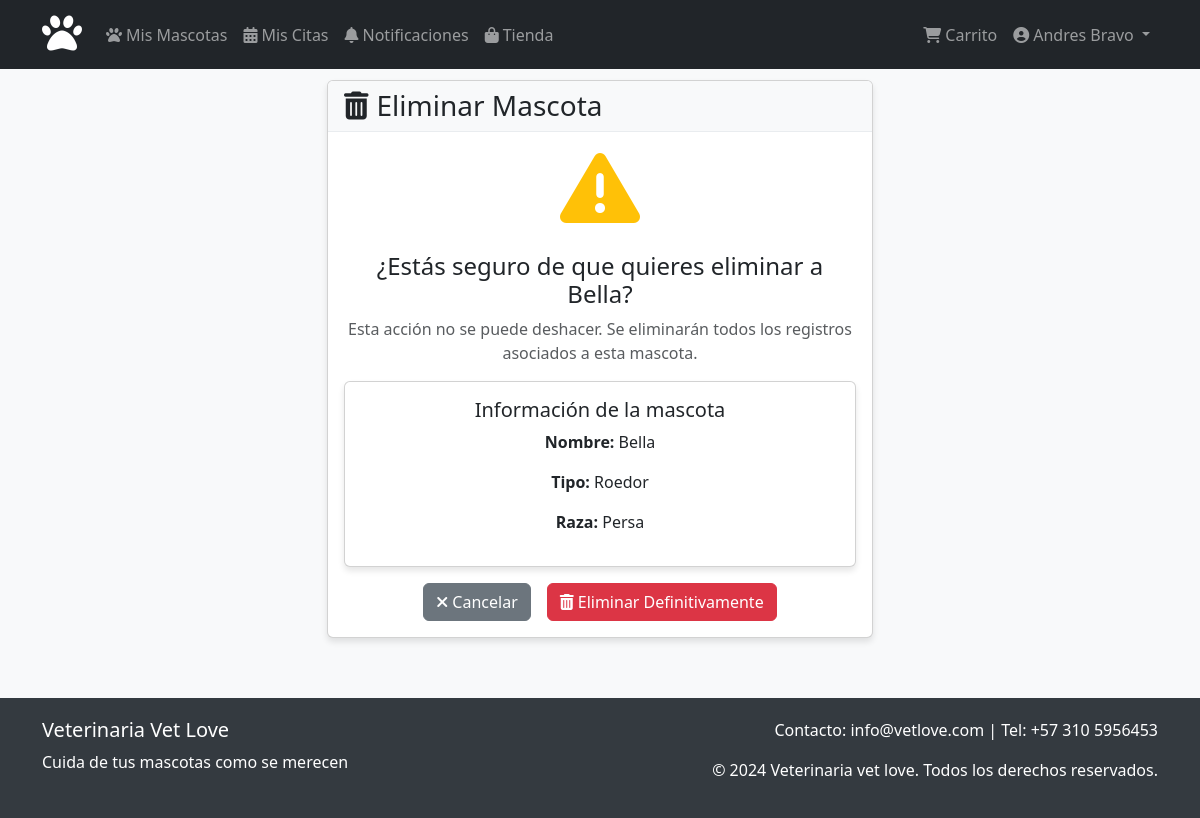
Page /mascotas/6/eliminar/ (signed in) on the committed database.
### mascotas/models.py (models this page shows, shortened)
class Mascota(models.Model):
    TIPO_CHOICES = [
        ('perro', 'Perro'),
        ('gato', 'Gato'),
        ('ave', 'Ave'),
        ('roedor', 'Roedor'),
        ('reptil', 'Reptil'),
        ('otro', 'Otro'),
    ]
    SEXO_CHOICES = [
        ('macho', 'Macho'),
        ('hembra', 'Hembra'),
    ]
    ESTERILIZADO_CHOICES = [
        ('si', 'Sí'),
        ('no', 'No'),
        ('desconocido', 'Desconocido'),
    ]
    ESTADO_VACUNACION_CHOICES = [
        ('completo', 'Vacunación Completa y Actualizada'),
        ('parcial', 'Algunas Vacunas Pendientes'),
        ('desconocido', 'Desconocido/No hay Registros'),
        ('ninguna', 'Sin Vacunación'),
    ]
    DESPARASITACION_CHOICES = [
        ('actualizado', 'Desparasitación Actualizada'),
        ('pendiente', 'Desparasitación Pendiente'),
        ('desconocido', 'Estado Desconocido'),
    ]
    COMPORTAMIENTO_CONSULTA_CHOICES = [
        ('tranquilo', 'Tranquilo y Cooperativo'),
        ('nervioso', 'Nervioso pero Manejable'),
        ('asustadizo', 'Muy Asustadizo/Difícil de Examinar'),
        ('agresivo', 'Puede ser Agresivo/Morder'),
        ('solo_dueno', 'Solo Permite Manejo del Dueño'),
        ('requiere_sedacion', 'Requiere Sedación para Procedimientos'),
    ]
    nombre = models.CharField(max_length=100, verbose_name="Nombre")
    tipo = models.CharField(max_length=10, choices=TIPO_CHOICES, verbose_name="Especie")
    raza = models.CharField(max_length=100, verbose_name="Raza")
    sexo = models.CharField(max_length=10, choices=SEXO_CHOICES, verbose_name="Sexo")
    fecha_nacimiento = models.DateField(null=True, blank=True, verbose_name="Fecha de nacimiento")
    cliente = models.ForeignKey(Cliente, on_delete=models.CASCADE, related_name='mascotas', verbose_name="Cliente")
    microchip = models.CharField(max_length=15, blank=True, verbose_name="Microchip")
    foto = models.ImageField(upload_to='mascotas/', null=True, blank=True, verbose_name="Foto")
    alergias_conocidas = models.TextField(blank=True, verbose_name="Alergias conocidas")
    alergias_tipo = models.CharField(max_length=200, blank=True, verbose_name="Tipos de alergias")
    enfermedades_cronicas = models.TextField(blank=True, verbose_name="Enfermedades crónicas")
    enfermedades_tipo = models.CharField(max_length=200, blank=True, verbose_name="Tipos de enfermedades")
    esterilizado = models.CharField(max_length=15, choices=ESTERILIZADO_CHOICES, default='desconocido', verbose_name="Esterilizado")
    fecha_esterilizacion = models.DateField(null=True, blank=True, verbose_name="Fecha de esterilización")
    peso_actual = models.DecimalField(
        max_digits=5, decimal_places=2, null=True, blank=True,
        verbose_name="Peso actual (kg)"
    )
    medicacion_actual = models.TextField(blank=True, verbose_name="Medicación actual")
    comportamiento_consulta = models.CharField(
        max_length=20, choices=COMPORTAMIENTO_CONSULTA_CHOICES,
        default='tranquilo', verbose_name="Comportamiento en consulta"
    )
    veterinario_habitual = models.CharField(max_length=200, blank=True, verbose_name="Veterinario habitual")
    telefono_emergencia = models.CharField(max_length=20, blank=True, verbose_name="Teléfono emergencia")
    estado_vacunacion = models.CharField(
        max_length=20, choices=ESTADO_VACUNACION_CHOICES,
        default='desconocido', verbose_name="Estado de vacunación"
    )
    fecha_ultima_vacuna = models.DateField(null=True, blank=True, verbose_name="Fecha última vacuna")
    desparasitacion = models.CharField(
        max_length=20, choices=DESPARASITACION_CHOICES,
        default='desconocido', verbose_name="Estado de desparasitación"
    )
    fecha_ultima_desparasitacion = models.DateField(null=True, blank=True, verbose_name="Fecha última desparasitación")
    cirugias_previas = models.CharField(max_length=200, blank=True, verbose_name="Cirugías previas")
    fecha_ultima_cirugia = models.DateField(null=True, blank=True, verbose_name="Fecha última cirugía")
    tipo_alimentacion = models.CharField(max_length=20, blank=True, verbose_name="Tipo de alimentación")
    frecuencia_alimentacion = models.CharField(max_length=100, blank=True, verbose_name="Frecuencia de alimentación")
    comportamiento = models.CharField(max_length=200, blank=True, verbose_name="Comportamiento")
    permite_manejo = models.CharField(max_length=50, blank=True, verbose_name="Permitividad al manejo")
    cartilla_vacunacion = models.CharField(max_length=20, blank=True, verbose_name="Estado de vacunación")
    observaciones_comportamiento = models.TextField(blank=True, verbose_name="Observaciones de comportamiento")
    caracteristicas = models.TextField(blank=True, verbose_name="Señas particulares")
    color = models.CharField(max_length=50, blank=True, verbose_name="Color principal")
    fecha_registro = models.DateTimeField(auto_now_add=True, verbose_name="Fecha de registro")
    class Meta:
        verbose_name = "Mascota"
        verbose_name_plural = "Mascotas"
        ordering = ['nombre']

### mascotas/views.py (the view)
# urls.py: path('<int:mascota_id>/eliminar/', login_required(views.eliminar_mascota), name='eliminar_mascota'),
def eliminar_mascota(request, mascota_id):
    mascota = get_object_or_404(Mascota, id=mascota_id)
    es_admin = request.user.is_staff or request.user.is_superuser
    if not es_admin:
        if not hasattr(request.user, 'cliente') or mascota.cliente != request.user.cliente:
            return HttpResponseForbidden("No tienes permiso para eliminar esta mascota")
    if request.method == 'POST':
        nombre = mascota.nombre
        mascota.delete()
        messages.success(request, f'{nombre} ha sido eliminado(a) del sistema veterinario.')
        return redirect('mascotas:lista_mascotas')
    return render(request, 'mascotas/eliminar_mascota.html', {'mascota': mascota})

### mascotas/templates/mascotas/eliminar_mascota.html (shortened to what this page needs)
{% extends 'base.html' %}
{% block content %}
<div class="row justify-content-center">
    <div class="col-md-6">
        <div class="card">
            <div class="card-header">
                <h3 class="card-title mb-0">
                    <i class="fas fa-trash-alt me-2"></i>Eliminar Mascota
                </h3>
            </div>
            <div class="card-body text-center">
                <div class="mb-4">
                    <i class="fas fa-exclamation-triangle fa-5x text-warning"></i>
                </div>
                <h4>¿Estás seguro de que quieres eliminar a {{ mascota.nombre }}?</h4>
                <p class="text-muted">Esta acción no se puede deshacer. Se eliminarán todos los registros asociados a esta mascota.</p>
                <div class="card mb-3">
                    <div class="card-body">
                        <h5>Información de la mascota</h5>
                        <p><strong>Nombre:</strong> {{ mascota.nombre }}</p>
                        <p><strong>Tipo:</strong> {{ mascota.get_tipo_display }}</p>
                        <p><strong>Raza:</strong> {{ mascota.raza|default:"No especificada" }}</p>
                    </div>
                </div>
                <form method="post">
                    <div class="d-grid gap-2 d-md-flex justify-content-md-center">
                        <a href="{% url 'mascotas:detalle_mascota' mascota.id %}" class="btn btn-secondary me-md-2">
                            <i class="fas fa-times me-1"></i>Cancelar
                        </a>
                        <button type="submit" class="btn btn-danger">
                            <i class="fas fa-trash-alt me-1"></i>Eliminar Definitivamente
                        </button>
                    </div>
                </form>
            </div>
        </div>
    </div>
</div>
{% endblock %}

### templates/base.html (shortened to what this page needs)
{% load static %}
<!DOCTYPE html>
<html lang="es">
<head>
    <link href="https://cdn.jsdelivr.net/npm/bootstrap@5.3.0/dist/css/bootstrap.min.css" rel="stylesheet">
    <link rel="stylesheet" href="https://cdnjs.cloudflare.com/ajax/libs/font-awesome/6.4.0/css/all.min.css">
    <link rel="stylesheet" href="{% static 'css/base.css' %}">
</head>
<body>
    <nav class="navbar navbar-expand-lg navbar-dark {% if user.is_staff %}admin-nav{% else %}bg-dark{% endif %} fixed-top">
        <div class="container">
           <a class="navbar-brand" href="{% url 'home' %}">
                <i class="fas fa-paw fa-2x"></i>
           </a>
            <div class="collapse navbar-collapse" id="navbarNav">
                <ul class="navbar-nav me-auto">
                    {% if user.is_staff %}
                    <li class="nav-item">
                        <a class="nav-link" href="{% url 'admin:clientes_cliente_changelist' %}">
                            <i class="fas fa-users me-1"></i>Clientes
                        </a>
                    </li>
                    <li class="nav-item">
                        <a class="nav-link" href="{% url 'admin:mascotas_mascota_changelist' %}">
                            <i class="fas fa-paw me-1"></i>Mascotas
                        </a>
                    </li>
                    <li class="nav-item">
                        <a class="nav-link" href="{% url 'admin:citas_cita_changelist' %}">
                            <i class="fas fa-calendar-alt me-1"></i>Citas
                        </a>
                    </li>
                    <li class="nav-item">
                        <a class="nav-link" href="{% url 'admin:tienda_producto_changelist' %}">
                            <i class="fas fa-shopping-bag me-1"></i>Tienda
                        </a>
                    </li>
                    {% else %}
                    <li class="nav-item">
                        <a class="nav-link" href="{% url 'mascotas:lista_mascotas' %}">
                            <i class="fas fa-paw me-1"></i>Mis Mascotas
                        </a>
                    </li>
                    <li class="nav-item">
                        <a class="nav-link" href="{% url 'citas:mis_citas' %}">
                            <i class="fas fa-calendar-alt me-1"></i>Mis Citas
                        </a>
                    </li>
                    <li class="nav-item">
                        <a class="nav-link position-relative" href="{% url 'notificaciones:lista' %}">
                            <i class="fas fa-bell me-1"></i>Notificaciones
                        </a>
                    </li>
                    <li class="nav-item">
                        <a class="nav-link" href="{% url 'tienda:lista_productos' %}">
                            <i class="fas fa-shopping-bag me-1"></i>Tienda
                        </a>
                    </li>
                    {% endif %}
                </ul>
                <ul class="navbar-nav">
                    {% if user.is_authenticated %}
                    {% if not user.is_staff %}
                    <li class="nav-item">
                        <a class="nav-link position-relative" href="{% url 'tienda:ver_carrito' %}">
                            <i class="fas fa-shopping-cart me-1"></i>Carrito
                        </a>
                    </li>
                    {% endif %}
                    <li class="nav-item dropdown">
                        <a class="nav-link dropdown-toggle" href="#" id="navbarDropdown" role="button" data-bs-toggle="dropdown">
                            <i class="fas fa-user-circle me-1"></i>{{ user.get_full_name|default:user.username }}
                        </a>
                    </li>
                    {% else %}
                    <li class="nav-item">
                        <a class="nav-link" href="{% url 'login' %}">
                            <i class="fas fa-sign-in-alt me-1"></i>Iniciar Sesión
                        </a>
                    </li>
                    {% endif %}
                </ul>
            </div>
        </div>
    </nav>
    <main class="container mt-4">
        {% block content %}
        {% endblock %}
    </main>
    <footer class="footer">
        <div class="container">
            <div class="row">
                <div class="col-md-6">
                    <h5>Veterinaria Vet Love</h5>
                    <p>Cuida de tus mascotas como se merecen</p>
                </div>
                <div class="col-md-6 text-md-end">
                    <p>Contacto: info@vetlove.com | Tel: +57 310 5956453</p>
                    <p>&copy; 2024 Veterinaria vet love. Todos los derechos reservados.</p>
                </div>
            </div>
        </div>
    </footer>
</body>
</html>

### static/css/base.css (style rules this page uses)
body { background-color: #f8f9fa; padding-top: 56px; }
.navbar-brand { font-weight: bold; }
.footer { background-color: #343a40; color: white; padding: 20px 0; margin-top: 40px; }
.card { box-shadow: 0 4px 6px rgba(0, 0, 0, 0.1); margin-bottom: 20px; }
.card-header { background-color: #f8f9fa; border-bottom: 1px solid #e9ecef; }

### rows in the picture
Mascota: nombre "Bella", tipo "Roedor", raza "Persa"

### other values in the picture
{{ user.get_full_name|default:user.username }} "Andres Bravo"
